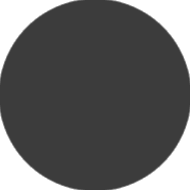
#> input picture test/data/images/circle/circle_1.png, 190 x 190 px
$ python -i BasicBackgroundRemover.py   (imports and definitions only)   (older library calls are emulated)
#> lines starting #> are read from the running program, lines starting #| are printed output that depends on the picture; after the words box and inside, x2 and y2 are one past the last pixel; in counts of white or black regions, pixels touching at a corner belong together
### bauta/ImageInfo.py
import cv2
class ImageInfo():

    def __init__(self, image):
        self.height = image.shape[0]
        self.width  = image.shape[1]
        self.aspect_ratio = self.width / self.height
        if len(image.shape) > 2:
            self.channels = image.shape[2]
        else:
            self.channels = 1

    def area(self):
        return (self.width + 1) * (self.height + 1)

    def __hash__(self):
        return hash((self.height, self.width, self.channels))

    def __str__(self):
        return f"(width: {self.width}, height: {self.height}, channels: {self.channels}, aspect ratio: {self.aspect_ratio:{1}.{4}})"

    def __repr__(self):
        return str(self)

### bauta/utils/ImageUtils.py
from torch.utils.data import Dataset, DataLoader
from torchvision import transforms, utils
from torch.autograd import Variable

import math
import os, random
from PIL import Image
import sys
import numpy as np
import cv2
import traceback

from bauta.BoundingBox import BoundingBox
from bauta.ImageInfo import ImageInfo
from bauta.Constants import constants

class ImageUtils():

    # [85 lines left out: functions _pasteImage, pasteRGBAimageIntoRGBimage, toNumpy, addWhitePaddingToKeepAspectRatioOfOriginalImageAndScaleToNeworkInputField, paddingScale, not called in this run]

    def blankImage(self, width, height, channels=None):
        if channels is not None:
            blank_image = np.zeros( (height, width, channels), dtype=np.uint8)
        else:
            blank_image = np.zeros( (height, width), dtype=np.uint8)
        return blank_image

    # [36 lines left out: functions getAlphaChannel, addAlphaChannelToImage, removeAlphaChannelFromImage, getAlphaImageFromFlattening, not called in this run]

### bauta/utils/BasicBackgroundRemover.py
import cv2
import numpy as np
import sys
from bauta.utils.ImageUtils import ImageUtils
from bauta.ImageInfo import ImageInfo


class BasicBackgroundRemover():
    def __init__(self):
        self.image_utils = ImageUtils()
        self.object_area_threshold = 0.05

    def findContours(self, filtered_image):
        _, contours, hierarchy = cv2.findContours(filtered_image, cv2.RETR_TREE, cv2.CHAIN_APPROX_NONE)
        areas = [cv2.contourArea(c) for c in contours]
        if len(areas) > 0:
            biggest_area_index = np.argmax(areas)
            areas_and_indexes = [(area, index) for index, area in enumerate(areas) if area / areas[biggest_area_index] > self.object_area_threshold]
            sorted_areas_and_indexes = sorted(areas_and_indexes, key=lambda area_index_tuple: area_index_tuple[0], reverse=True)
            area_and_contours = [(area, contours[index]) for (area, index) in sorted_areas_and_indexes]

            return [(area, cv2.approxPolyDP(c, 3, True)) for area, c in area_and_contours]
        else:
            return []

    def applySobelFilter(self, image):
        def sobel(level):
            sobel_horizontal = cv2.Sobel(level, cv2.CV_16S, 1, 0, ksize=3)
            sobel_vertical = cv2.Sobel(level, cv2.CV_16S, 0, 1, ksize=3)
            sobel_response = np.hypot(sobel_horizontal, sobel_vertical)
            sobel_response[sobel_response > 255] = 255
            return sobel_response
        if len(image.shape) == 2:
            sobel_image = sobel(image)
        else:
            sobel_image = np.max( np.array([ sobel(image[:, :, 0]), sobel(image[:, :, 1]), sobel(image[:, :, 2]) ]), axis=0 )
        mean = np.mean(sobel_image)
        sobel_image[sobel_image <= mean] = 0
        sobel_image = sobel_image.astype(np.uint8)
        return sobel_image

    def detectAndRemoveBackgroundColor(self, image):
        image_info = ImageInfo(image)
        color_borders = [image[0][0], image[image_info.height - 1][0], image[0][image_info.width - 1], image[image_info.height - 1][image_info.width - 1]]
        result = 255
        for color_border in color_borders:
            result = cv2.subtract( result, cv2.inRange(image, cv2.subtract(color_border, 2), cv2.add(color_border, 1) ))
        result = cv2.GaussianBlur(result, (5, 5), 3)
        result = cv2.erode(result, None, iterations=1)
        result = cv2.morphologyEx(result, cv2.MORPH_OPEN, None, iterations=3)
        areas_and_contours = self.findContours(result)
        cv2.drawContours(result, [areas_and_contours[0][1]], -1, (255), -1)
        for i in range(1, len(areas_and_contours)):
            (area, contour) = areas_and_contours[i]
            if area / areas_and_contours[0][0] > self.object_area_threshold:
                color = 0
            else:
                color = 255
            cv2.drawContours(result, [areas_and_contours[i][1]], -1, color, -1)
        return result

    def removeBackgroundInsideMainObject(self, original_image, contours, mask):
        original_image_info = ImageInfo(original_image)
        biggest_area, _ = contours[0]
        background_subtracted_mask  = self.detectAndRemoveBackgroundColor(original_image)
        for contour_index in range(1, len(contours)):
            (area, contour) = contours[contour_index]
            first_pixel_in_contour = contour[0][0]
            first_pixel_in_contour = (first_pixel_in_contour[1], first_pixel_in_contour[0])
            # if the contour is at least 50% the size of the biggest element => it iss probably another object if it is not overlapping
            if area / biggest_area > 0.5 and not background_subtracted_mask[first_pixel_in_contour] == 0:
                cv2.fillPoly(mask, [contour], 255)
            else:
                '''
                checking if the contour is a background or not. If the background_subtracted_mask has values as zero that are inside the contour, then the contour
                is part of the background
                '''
                if contour_index == 1:
                    background_subtracted_mask[background_subtracted_mask == 1] = 3
                    background_subtracted_mask[background_subtracted_mask == 2] = 3
                contour_canvas = self.image_utils.blankImage(original_image_info.width, original_image_info.height)
                cv2.fillPoly(contour_canvas, [contour], 1)
                overlapping_areas = cv2.add(background_subtracted_mask, contour_canvas)
                mask[overlapping_areas == 1] = 0

    def removeFlatBackgroundFromRGB(self, image, full_computation=True):
        if(len(image.shape) < 3):
            raise ValueError(f'Color channel not found in image')
        if image.shape[2] == 4:
            '''
            if the alpha channel contains at least one pixel that is not fully white,
            then the alpha channel is truly an alpha channel
            '''
            if np.any(image[:, :, 3] != 255):
                return image
            else:
                (b, g, r, _) = cv2.split(image)
                image = cv2.merge([b, g, r])
        image_info = ImageInfo(image)
        blurred_image = cv2.GaussianBlur(image, (5, 5), 0)
        sobel_image = self.applySobelFilter(blurred_image)
        contours = self.findContours(sobel_image)
        mask = self.image_utils.blankImage(image_info.width, image_info.height)
        if len(contours) == 0:
            contours = [(0, np.array([[0, 0], [0, image_info.height- 1], [image_info.width- 1, 0], [image_info.width - 1, image_info.height - 1]]))]
        _, biggest_contour = contours[0]
        cv2.fillPoly(mask, [biggest_contour], 255)
        if full_computation and len(contours) > 1:
            self.removeBackgroundInsideMainObject(blurred_image, contours, mask)
        mask = cv2.erode(mask, None, iterations=2)
        b, g, r = cv2.split(image)
        rgba = [b, g, r, mask]
        rgba = cv2.merge(rgba, 4)
        return rgba

>>> import cv2
>>> picture = cv2.imread('../../test/data/images/circle/circle_1.png')
#> picture is the input picture: shape (190, 190, 3); min 60, max 255, mean 98.5
>>> result = BasicBackgroundRemover().removeFlatBackgroundFromRGB(picture)
#> in sobel, `sobel_vertical = cv2.Sobel(level, cv2.CV_16S, 0, 1, ksize=3)`:
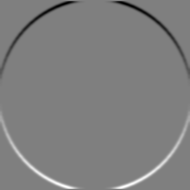
#> sobel_vertical: shape (190, 190) int16; min -451, max 451, mean 0; drawn with min black and max white
#> in sobel, `sobel_response[sobel_response > 255] = 255`:
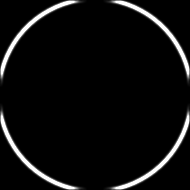
#> sobel_response: shape (190, 190) float32; min 0, max 255, mean 14.3
#> in applySobelFilter, `mean = np.mean(sobel_image)`: mean = 14.3
#> in applySobelFilter, `sobel_image[sobel_image <= mean] = 0`: sobel_image: shape (190, 190) float32; 2.73% of pixels changed, all inside (x1, y1, x2, y2) = (0, 0, 190, 190)
#> in findContours, `_, contours, hierarchy = cv2.findContours(filtered_image, cv2.RETR_TRE..`: contours = 4 contours; box (x1, y1, x2, y2) and area: (106, 106, 190, 190) 675, (0, 106, 84, 190) 675, (106, 0, 190, 84) 675, (0, 0, 84, 84) 675
#> in findContours, `areas = [cv2.contourArea(c) for c in contours]`: areas = [675, 675, 675, 675]
#> in findContours, `biggest_area_index = np.argmax(areas)`: biggest_area_index = 0
#> in findContours, `areas_and_indexes = [(area, index) for index, area in enumerate(areas)..`: areas_and_indexes = [(675, 0), (675, 1), (675, 2), (675, 3)]
#> in findContours, `area_and_contours = [(area, contours[index]) for (area, index) in sort..`: area_and_contours = 4 items
#> in removeFlatBackgroundFromRGB, `_, biggest_contour = contours[0]`: biggest_contour = [[189, 106], [181, 130], [164, 157], [142, 175], [106, 189], [125, 189], [157, 172], [185, 136]]
#> in removeFlatBackgroundFromRGB, `cv2.fillPoly(mask, [biggest_contour], 255)`:
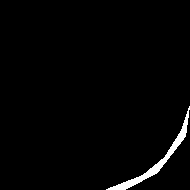
#> mask: shape (190, 190); 1.9% white; 1 white region, box (x1, y1, x2, y2) and area: (106, 106, 190, 190) 689
#> in removeBackgroundInsideMainObject, `biggest_area, _ = contours[0]`: biggest_area = 675
#> in detectAndRemoveBackgroundColor, `color_borders = [image[0][0], image[image_info.height - 1][0], image[0..`: color_borders = [[255, 255, 255], [255, 255, 255], [255, 255, 255], [255, 255, 255]]
#> the loop in detectAndRemoveBackgroundColor, `for color_border in color_borders:` made 4 passes
#> in detectAndRemoveBackgroundColor, `result = cv2.erode(result, None, iterations=1)`:
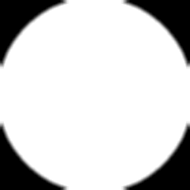
#> result: shape (190, 190); min 0, max 255, mean 208.9
#> in findContours (call 2), `_, contours, hierarchy = cv2.findContours(filtered_image, cv2.RETR_TRE..`: contours = 1 contour; box (x1, y1, x2, y2) and area: (0, 0, 190, 190) 30333
#> in detectAndRemoveBackgroundColor, `areas_and_contours = self.findContours(result)`: areas_and_contours = 1 item
#> in detectAndRemoveBackgroundColor, `cv2.drawContours(result, [areas_and_contours[0][1]], -1, (255), -1)`:
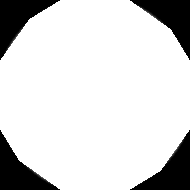
#> result: shape (190, 190); 4.96% of pixels changed, all inside (x1, y1, x2, y2) = (0, 0, 190, 190)
#> the loop in removeBackgroundInsideMainObject, `for contour_index in range(1, len(contours)):` made 3 passes
#> first_pixel_in_contour on passes 1 to 3: (106, 0), (0, 106), (0, 83)
#> after the loop in removeBackgroundInsideMainObject, `for contour_index in range(1, len(contours)):`:
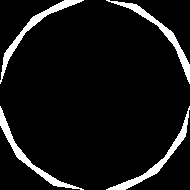
#> mask: shape (190, 190); 7.6% white; 4 white regions, box (x1, y1, x2, y2) and area: (0, 0, 84, 84) 690, (106, 0, 190, 84) 690, (0, 106, 84, 190) 689, (106, 106, 190, 190) 689
#> in removeFlatBackgroundFromRGB, `mask = cv2.erode(mask, None, iterations=2)`:
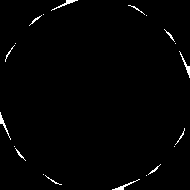
#> mask: shape (190, 190); 1.2% white in thin lines or dots
